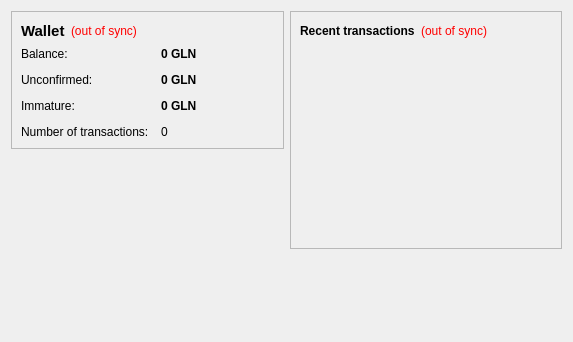
<?xml version="1.0" encoding="UTF-8"?>
<ui version="4.0">
 <class>OverviewPage</class>
 <widget class="QWidget" name="OverviewPage">
  <property name="geometry">
   <rect>
    <x>0</x>
    <y>0</y>
    <width>573</width>
    <height>342</height>
   </rect>
  </property>
  <property name="windowTitle">
   <string>Form</string>
  </property>
  <layout class="QHBoxLayout" name="horizontalLayout" stretch="1,1">
   <item>
    <layout class="QVBoxLayout" name="verticalLayout_2">
     <item>
      <widget class="QFrame" name="frame">
       <property name="frameShape">
        <enum>QFrame::StyledPanel</enum>
       </property>
       <property name="frameShadow">
        <enum>QFrame::Raised</enum>
       </property>
       <layout class="QVBoxLayout" name="verticalLayout_4">
        <item>
         <layout class="QHBoxLayout" name="horizontalLayout_4">
          <item>
           <widget class="QLabel" name="label_5">
            <property name="font">
             <font>
              <pointsize>11</pointsize>
              <weight>75</weight>
              <bold>true</bold>
             </font>
            </property>
            <property name="text">
             <string>Wallet</string>
            </property>
           </widget>
          </item>
          <item>
           <widget class="QLabel" name="labelWalletStatus">
            <property name="toolTip">
             <string>The displayed information may be out of date. Your wallet automatically synchronizes with the GalleonCoin network after a connection is established, but this process has not completed yet.</string>
            </property>
            <property name="styleSheet">
             <string notr="true">QLabel { color: red; }</string>
            </property>
            <property name="text">
             <string notr="true">(out of sync)</string>
            </property>
            <property name="alignment">
             <set>Qt::AlignLeading|Qt::AlignLeft|Qt::AlignVCenter</set>
            </property>
           </widget>
          </item>
          <item>
           <spacer name="horizontalSpacer_2">
            <property name="orientation">
             <enum>Qt::Horizontal</enum>
            </property>
            <property name="sizeHint" stdset="0">
             <size>
              <width>40</width>
              <height>20</height>
             </size>
            </property>
           </spacer>
          </item>
         </layout>
        </item>
        <item>
         <layout class="QFormLayout" name="formLayout_2">
          <property name="fieldGrowthPolicy">
           <enum>QFormLayout::AllNonFixedFieldsGrow</enum>
          </property>
          <property name="horizontalSpacing">
           <number>12</number>
          </property>
          <property name="verticalSpacing">
           <number>12</number>
          </property>
          <item row="0" column="0">
           <widget class="QLabel" name="label">
            <property name="text">
             <string>Balance:</string>
            </property>
           </widget>
          </item>
          <item row="0" column="1">
           <widget class="QLabel" name="labelBalance">
            <property name="font">
             <font>
              <weight>75</weight>
              <bold>true</bold>
             </font>
            </property>
            <property name="cursor">
             <cursorShape>IBeamCursor</cursorShape>
            </property>
            <property name="toolTip">
             <string>Your current balance</string>
            </property>
            <property name="text">
             <string notr="true">0 GLN</string>
            </property>
            <property name="textInteractionFlags">
             <set>Qt::LinksAccessibleByMouse|Qt::TextSelectableByKeyboard|Qt::TextSelectableByMouse</set>
            </property>
           </widget>
          </item>
          <item row="1" column="0">
           <widget class="QLabel" name="label_3">
            <property name="text">
             <string>Unconfirmed:</string>
            </property>
           </widget>
          </item>
          <item row="1" column="1">
           <widget class="QLabel" name="labelUnconfirmed">
            <property name="font">
             <font>
              <weight>75</weight>
              <bold>true</bold>
             </font>
            </property>
            <property name="cursor">
             <cursorShape>IBeamCursor</cursorShape>
            </property>
            <property name="toolTip">
             <string>Total of transactions that have yet to be confirmed, and do not yet count toward the current balance</string>
            </property>
            <property name="text">
             <string notr="true">0 GLN</string>
            </property>
            <property name="textInteractionFlags">
             <set>Qt::LinksAccessibleByMouse|Qt::TextSelectableByKeyboard|Qt::TextSelectableByMouse</set>
            </property>
           </widget>
          </item>
          <item row="3" column="0">
           <widget class="QLabel" name="label_2">
            <property name="text">
             <string>Number of transactions:</string>
            </property>
           </widget>
          </item>
          <item row="3" column="1">
           <widget class="QLabel" name="labelNumTransactions">
            <property name="toolTip">
             <string>Total number of transactions in wallet</string>
            </property>
            <property name="text">
             <string notr="true">0</string>
            </property>
           </widget>
          </item>
          <item row="2" column="0">
           <widget class="QLabel" name="labelImmatureText">
            <property name="text">
             <string>Immature:</string>
            </property>
           </widget>
          </item>
          <item row="2" column="1">
           <widget class="QLabel" name="labelImmature">
            <property name="font">
             <font>
              <weight>75</weight>
              <bold>true</bold>
             </font>
            </property>
            <property name="toolTip">
             <string>Mined balance that has not yet matured</string>
            </property>
            <property name="text">
             <string notr="true">0 GLN</string>
            </property>
            <property name="textInteractionFlags">
             <set>Qt::LinksAccessibleByMouse|Qt::TextSelectableByKeyboard|Qt::TextSelectableByMouse</set>
            </property>
           </widget>
          </item>
         </layout>
        </item>
       </layout>
      </widget>
     </item>
     <item>
      <spacer name="verticalSpacer">
       <property name="orientation">
        <enum>Qt::Vertical</enum>
       </property>
       <property name="sizeHint" stdset="0">
        <size>
         <width>20</width>
         <height>40</height>
        </size>
       </property>
      </spacer>
     </item>
    </layout>
   </item>
   <item>
    <layout class="QVBoxLayout" name="verticalLayout_3">
     <item>
      <widget class="QFrame" name="frame_2">
       <property name="frameShape">
        <enum>QFrame::StyledPanel</enum>
       </property>
       <property name="frameShadow">
        <enum>QFrame::Raised</enum>
       </property>
       <layout class="QVBoxLayout" name="verticalLayout">
        <item>
         <layout class="QHBoxLayout" name="horizontalLayout_2">
          <item>
           <widget class="QLabel" name="label_4">
            <property name="text">
             <string>&lt;b&gt;Recent transactions&lt;/b&gt;</string>
            </property>
           </widget>
          </item>
          <item>
           <widget class="QLabel" name="labelTransactionsStatus">
            <property name="toolTip">
             <string>The displayed information may be out of date. Your wallet automatically synchronizes with the GalleonCoin network after a connection is established, but this process has not completed yet.</string>
            </property>
            <property name="styleSheet">
             <string notr="true">QLabel { color: red; }</string>
            </property>
            <property name="text">
             <string notr="true">(out of sync)</string>
            </property>
            <property name="alignment">
             <set>Qt::AlignRight|Qt::AlignTrailing|Qt::AlignVCenter</set>
            </property>
           </widget>
          </item>
          <item>
           <spacer name="horizontalSpacer">
            <property name="orientation">
             <enum>Qt::Horizontal</enum>
            </property>
            <property name="sizeHint" stdset="0">
             <size>
              <width>40</width>
              <height>20</height>
             </size>
            </property>
           </spacer>
          </item>
         </layout>
        </item>
        <item>
         <widget class="QListView" name="listTransactions">
          <property name="styleSheet">
           <string notr="true">QListView { background: transparent; }</string>
          </property>
          <property name="frameShape">
           <enum>QFrame::NoFrame</enum>
          </property>
          <property name="verticalScrollBarPolicy">
           <enum>Qt::ScrollBarAlwaysOff</enum>
          </property>
          <property name="horizontalScrollBarPolicy">
           <enum>Qt::ScrollBarAlwaysOff</enum>
          </property>
          <property name="selectionMode">
           <enum>QAbstractItemView::NoSelection</enum>
          </property>
         </widget>
        </item>
       </layout>
      </widget>
     </item>
     <item>
      <spacer name="verticalSpacer_2">
       <property name="orientation">
        <enum>Qt::Vertical</enum>
       </property>
       <property name="sizeHint" stdset="0">
        <size>
         <width>20</width>
         <height>40</height>
        </size>
       </property>
      </spacer>
     </item>
    </layout>
   </item>
  </layout>
 </widget>
 <resources/>
 <connections/>
</ui>
